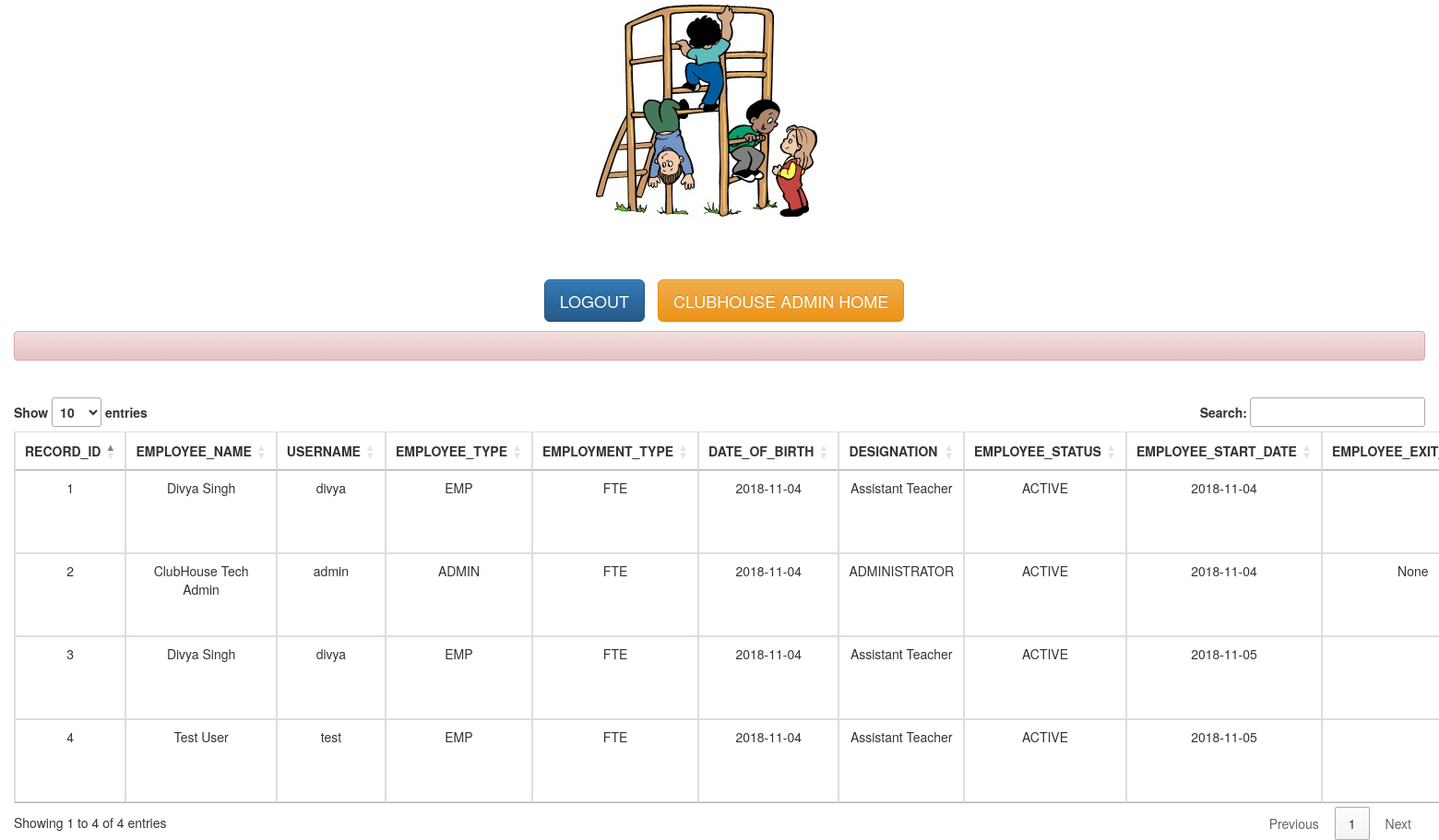
/UPDATEEMPLOYEE/ (signed in), run on the app's committed database.
### tables this page shows
CREATE TABLE EmployeeInfo(id INTEGER PRIMARY KEY, EmployeeName text,Username text,Employee_Type text,Employement_Type text,DOB text,status text, Designation text, JoinedDate text, DepartureDate text);

### ClubHousemain.py (the view)
@app.route("/UPDATEEMPLOYEE/")
def UPDATEEMPLOYEE():
    if g.user:
        conn = sqlite3.connect("ClubHouseInfo.db")
        cursor = conn.cursor()
        select_qury = ("select * from EmployeeInfo")
        cursor.execute(select_qury)
        finalrow = cursor.fetchall()
        return render_template("ClubHouseEmployeeDetails.html", row=finalrow)
    else:
        error = "Please Login Again ,User Session Not Valid !"
        return render_template('CLUBloginHome.html', error=error)

### ClubHousemain.py (called while the page is built)
@app.before_request
def before_request():
    g.user = None
    session.permanent = True
    app.permanent_session_lifetime = datetime.timedelta(minutes=20)
    session.modified = True
    if 'user' in session:
        g.user = session['user']

### templates/ClubHouseEmployeeDetails.html (shortened to what this page needs)
<!DOCTYPE html>
<html lang="en" xmlns="http://www.w3.org/1999/html" xmlns="http://www.w3.org/1999/html">
<head>
    <link rel="stylesheet" href="https://netdna.bootstrapcdn.com/bootstrap/3.1.0/css/bootstrap.min.css">
    <link rel="stylesheet" href="https://netdna.bootstrapcdn.com/bootstrap/3.1.0/css/bootstrap-theme.min.css">
    <link rel="stylesheet" type="text/css" href="https://cdn.datatables.net/1.10-dev/css/jquery.dataTables.css">
    <link rel="stylesheet" type="text/css" href="https://cdn.datatables.net/plug-ins/f3e99a6c02/integration/bootstrap/3/dataTables.bootstrap.css">
</head>
<body>
    <div align="center" class="container-fluid">
		<img class="img" style="margin-top: 5px" src="{{ url_for('static', filename='clubhouse.jpg') }}">
        <form class="form-inline" style="margin-top: 40px;" action="/CLUBHOUSEHOME/">
			<div class="container-fluid" align="center">
				<button type="submit" class="btn btn-primary btn-lg" style="margin-left: 10px;">LOGOUT</button>
                <button type="button" class="btn btn-warning btn-lg" style="margin-left: 10px" onclick="location.href = '/ClubHouseAdmin/';">
				CLUBHOUSE ADMIN HOME
				</button>
			</div>
		</form>
        <ul class="nav justify-content-center">
            <div class="alert alert-danger" style="margin-top: 10px">
            </div>
        </ul>
    </div>
    <div class="container-fluid" style="margin-top: 20px">
            <table align="center" class="table table-bordered table-hover" id="mytable">
                <thead>
                    <tr align="center">
                    <th>RECORD_ID</th>
                    <th>EMPLOYEE_NAME</th>
                    <th>USERNAME</th>
                    <th>EMPLOYEE_TYPE</th>
                    <th>EMPLOYMENT_TYPE</th>
                    <th>DATE_OF_BIRTH</th>
                    <th>DESIGNATION</th>
                    <th>EMPLOYEE_STATUS</th>
                    <th>EMPLOYEE_START_DATE</th>
                    <th>EMPLOYEE_EXIT_DATE</th>
                    </tr>
                </thead>
                <tbody>
                {% for item in row %}
                    <tr>
                    <td align="center">{{item[0]}}</td>
                    <td align="center">{{item[1]}}</td>
                    <td align="center">{{item[2]}}</td>
                    <td align="center">{{item[3]}}</td>
                    <td align="center">{{item[4]}}</td>
                    <td align="center">{{item[5]}}</td>
                    <td align="center">{{item[7]}}</td>
                    <td align="center">{{item[6]}}</td>
                    <td align="center">{{item[8]}}</td>
                    <td align="center">{{item[9]}}</td>
                    </tr>
                {% endfor %}
                </tbody>
            </table>
		</div>
</body>
</html>

### data on the page
EmployeeInfo: id "1", EmployeeName "Divya Singh", Username "divya", Employee_Type "EMP", Employement_Type "FTE", DOB "2018-11-04", Designation "Assistant Teacher", status "ACTIVE", JoinedDate "2018-11-04"
EmployeeInfo: id "2", EmployeeName "ClubHouse Tech Admin", Username "admin", Employee_Type "ADMIN", Employement_Type "FTE", DOB "2018-11-04", Designation "ADMINISTRATOR", status "ACTIVE", JoinedDate "2018-11-04", item "None"
EmployeeInfo: id "3", EmployeeName "Divya Singh", Username "divya", Employee_Type "EMP", Employement_Type "FTE", DOB "2018-11-04", Designation "Assistant Teacher", status "ACTIVE", JoinedDate "2018-11-05"
EmployeeInfo: id "4", EmployeeName "Test User", Username "test", Employee_Type "EMP", Employement_Type "FTE", DOB "2018-11-04", Designation "Assistant Teacher", status "ACTIVE", JoinedDate "2018-11-05"
